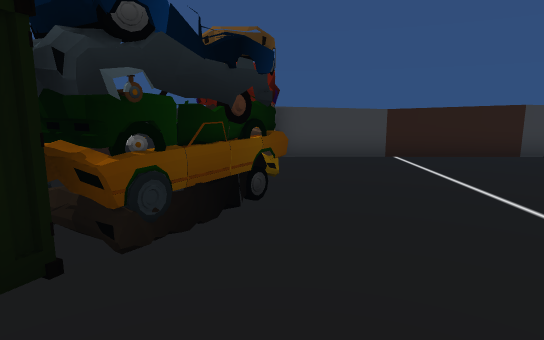
view 1 (above)

24 first-person views from a walk through a 3-D level made in the Unity game engine. The camera is 1.2 m above the floor, tilts 10° down and sees 75° across. The floor is counted in squares, 1 m on a side. Each view is taken from the middle of a square. On the plan, view 1 faces up. The plan holds only what a view shows up to about 14 squares ahead; the rest is blank. The place goes on beyond the plan. The player is left out. Some animated figures are left out.

view 2
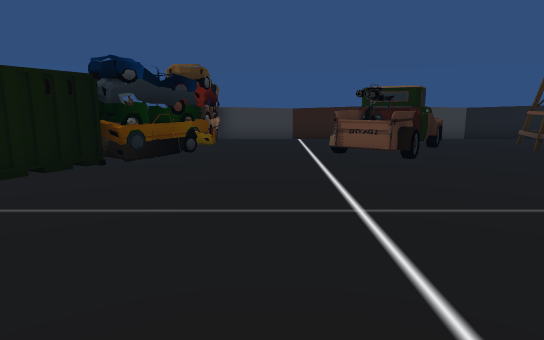

view 3
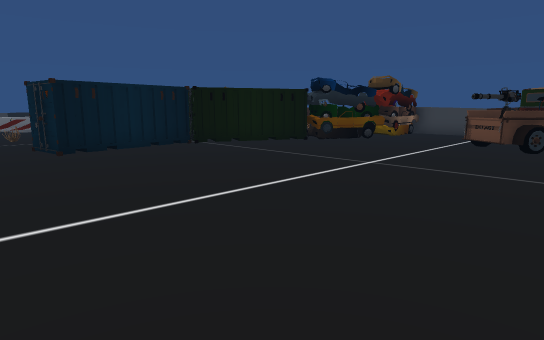

view 4
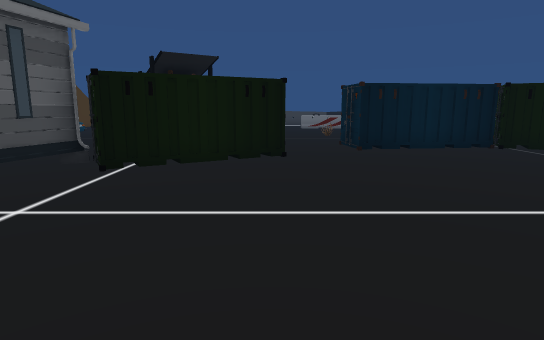

view 5
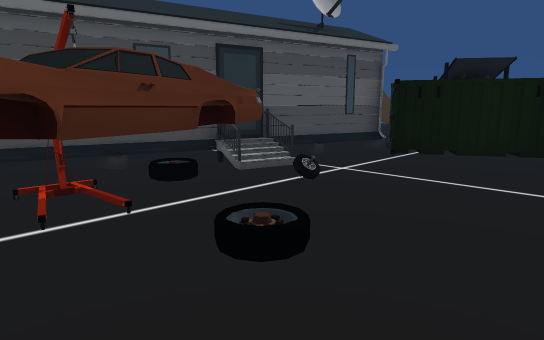

view 6
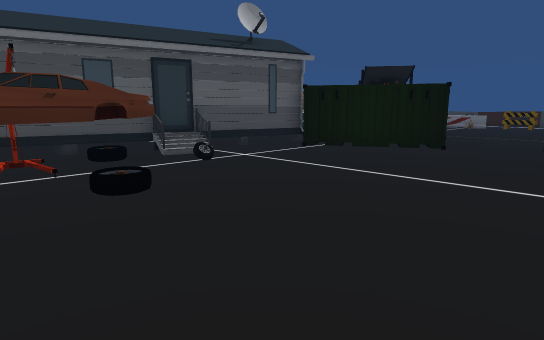

view 7
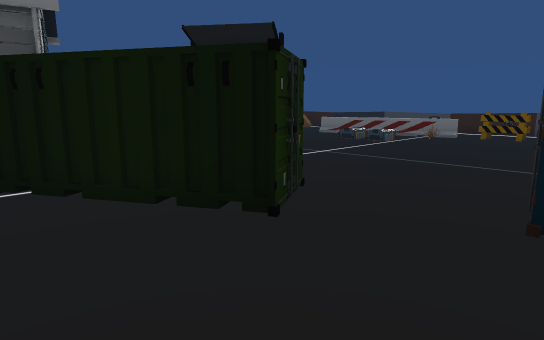

view 8
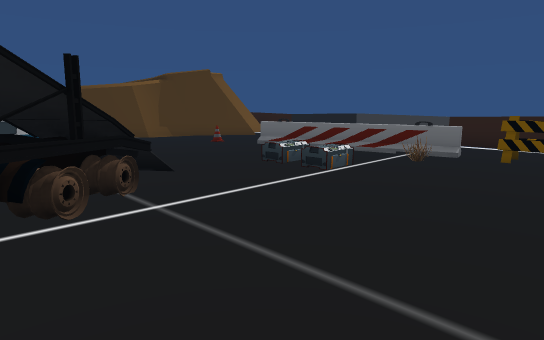

view 9
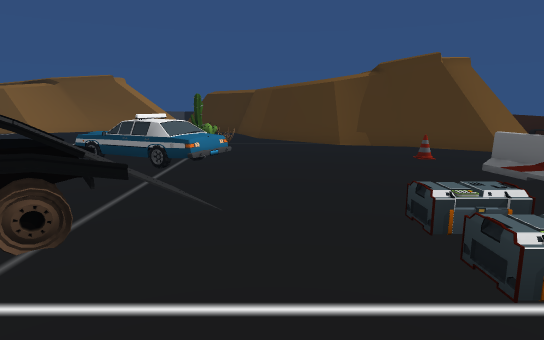

view 10
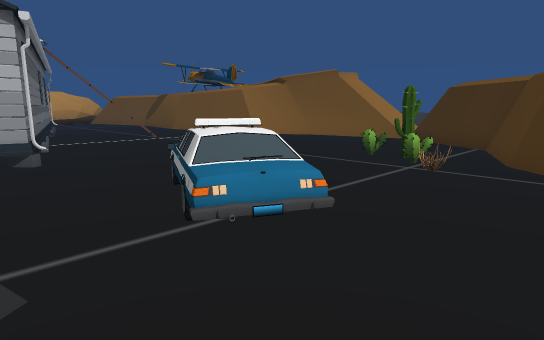

view 11
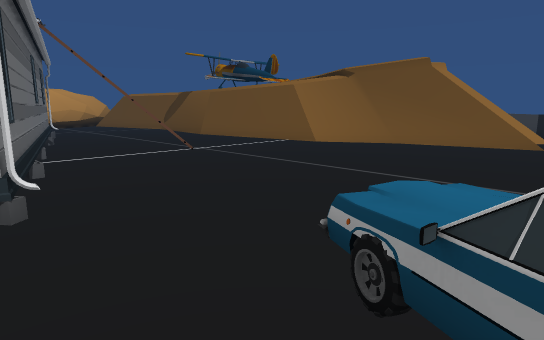

view 12
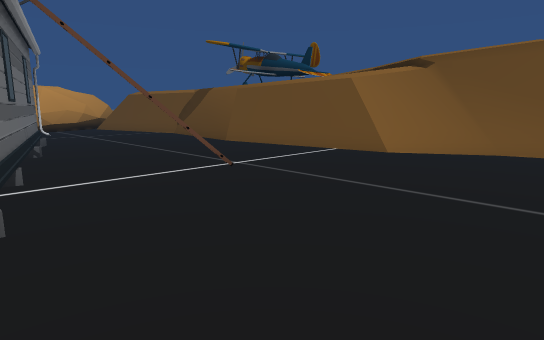

view 13
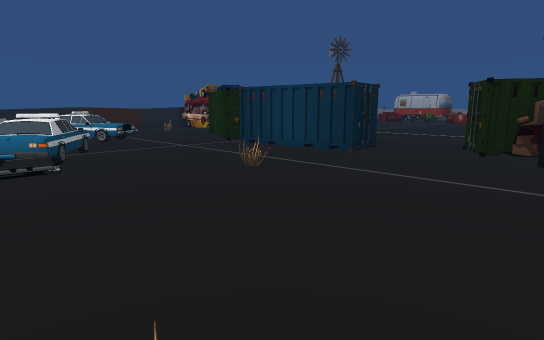

view 14
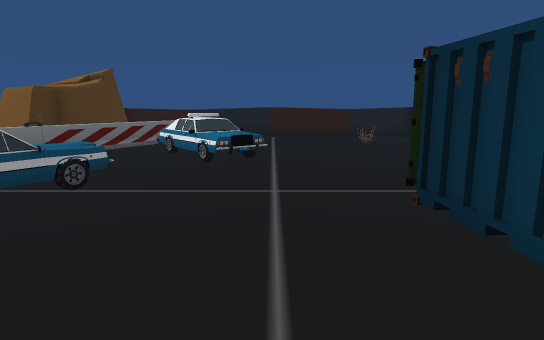

view 15
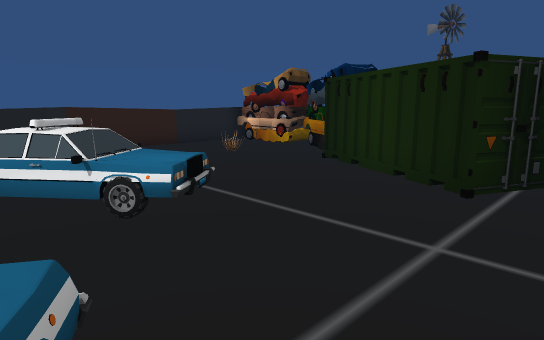

view 16
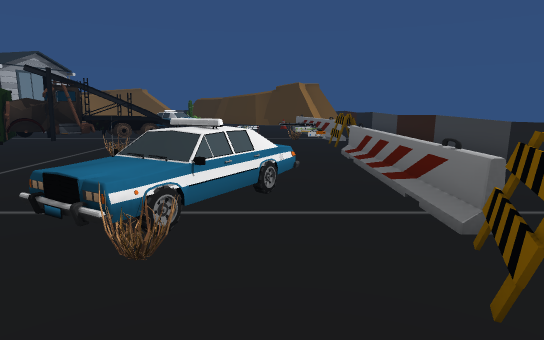

view 17
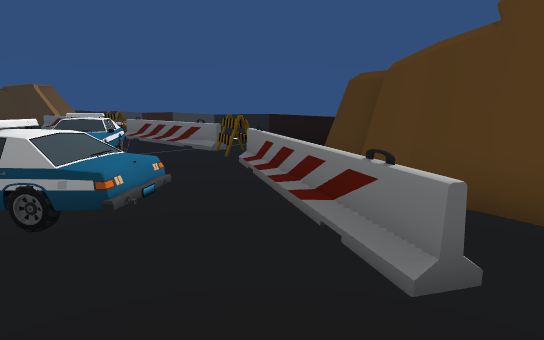

view 18
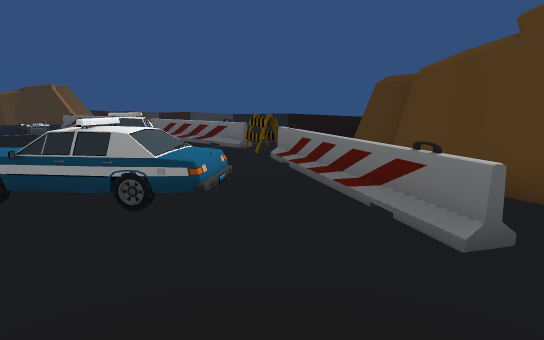

view 19
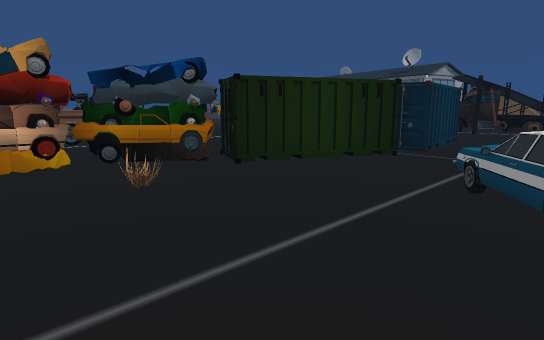

view 20
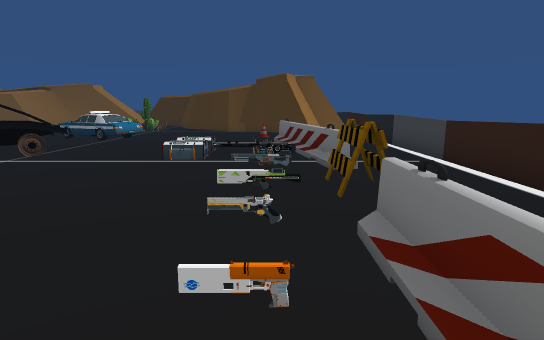

view 21
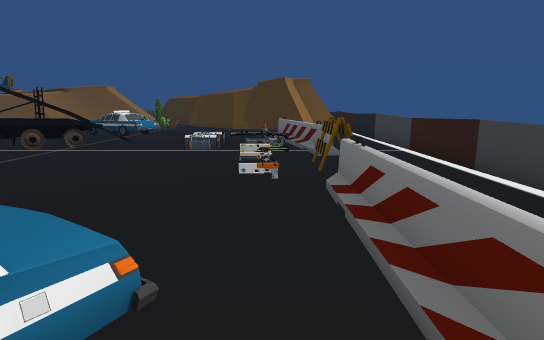

view 22
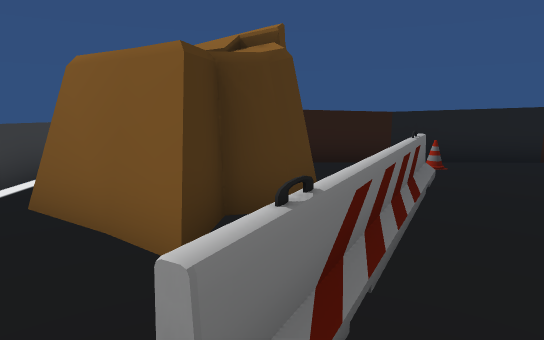

view 23
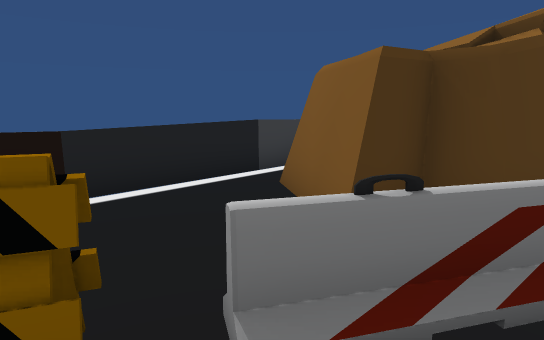

view 24
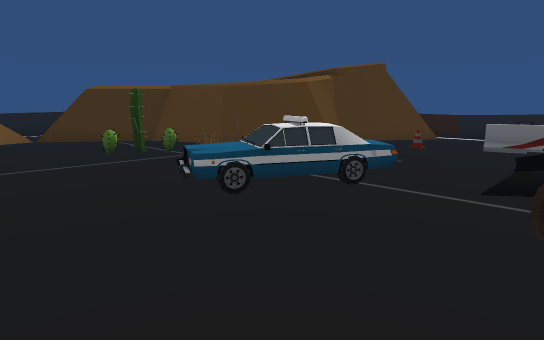

### Floor plan
Key: @ floor where view 1 was taken; # wall or solid block; x gap in a wall; . floor; / step, stairs or slope; = window, fence, low wall or low ledge; ^ raised ledge; v drop or lower ground; C container; A car; T truck; B building; R crane; L block; I rifle; M ammo; N cone; U cactus; E ladder; O other object.
Columns run from 17 left of view 1 to 9 right of it. Each row starts with its distance up from view 1.
  9      ###==#=====OO#==######
  8     O##N........OO...... ..
  7 # OOO==#........OO....   ..
  6 #  OOO=......O..OO....A A..
  5 #OOOO=..........OO...AAA...
  4 =..O /.AA......OOO...AAA...
  3 =...=...AA....CCO....AA...
  2 =...=....A...CCC..........
  1 =  L.........CCC.........
  0 = .L..AA....CCC..@......
 -1 =..=..AA.....CC.........
 -2 =..=.AA.....CC..........
 -3 =. O.AA.....CCC.........
 -4 =  OO.......C C.......... .
 -5 =. =........C C...........
 -6 =. =I....O...C.............
 -7 =...=......................
 -8 =..LII........CC...........
 -9 =..L..........TCC......./..
-10 =..xO.......TTvTCC.....OOOO
-11 =..=..M....TT  T C.....  O
-12 =..=..M...T     CC..B... R
-13 =..=.....///v...B.BBBB....
-14 =. =....../.....B....BBBB.
-15 =. .=...........B.. .....B
-16 =.........AA....BBB ......
-17 =...N....AAAA.......BBB...
-18 =.=#.......AA..........BBBB
-19 #####=..............E......
-20     ###.............E......
-21       ###.U................
-22        ##.UUU..............
-23         ##.U...............
-24          #........=########
-25          ^^#.....####
-26            #==#####
-27            #==#
-28             #=#

Where each view was taken, in squares from view 1:
view 1: 0 up, 0 right, facing up
view 2: 5 down, 2 right, facing up
view 3: 8 down, 7 right, facing up-left
view 4: 8 down, 7 right, facing left
view 5: 7 down, 9 right, facing down-left
view 6: 4 down, 9 right, facing down-left
view 7: 5 down, 1 right, facing down-left
view 8: 7 down, 5 left, facing down-left
view 9: 9 down, 9 left, facing down
view 10: 14 down, 10 left, facing down-right
view 11: 15 down, 6 left, facing down-right
view 12: 16 down, 3 left, facing down-right
view 13: 11 down, 13 left, facing up-right
view 14: 6 down, 7 left, facing up
view 15: 2 down, 10 left, facing up-right
view 16: 3 up, 12 left, facing down
view 17: 8 up, 8 left, facing down-left
view 18: 8 up, 7 left, facing down-left
view 19: 8 up, 9 left, facing down-right
view 20: 3 down, 13 left, facing down
view 21: 1 down, 13 left, facing down
view 22: 1 up, 13 left, facing up
view 23: 1 up, 12 left, facing up-left
view 24: 13 down, 2 left, facing down-left
